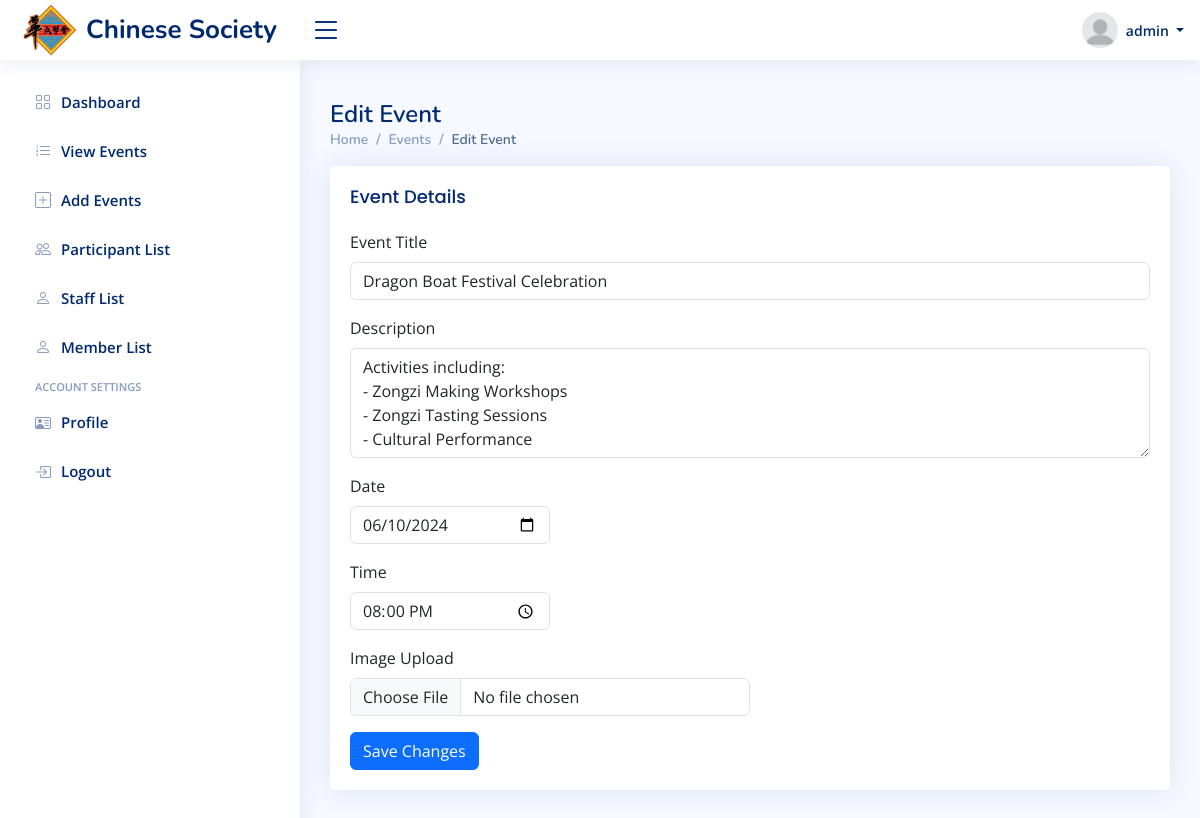
Screenshot of /Admin/edit-event.php?eventID=1 (signed in) with the database file from the repository.
### tables this page shows
CREATE TABLE `event` (
  `eventID` int(11) NOT NULL,
  `title` varchar(100) NOT NULL,
  `description` varchar(255) NOT NULL,
  `eventDate` date NOT NULL,
  `eventTime` time NOT NULL,
  `seatAvailability` int(11) NOT NULL,
  `image` varchar(255) NOT NULL
);

### Admin/edit-event.php (the view, shortened to what this page needs)
<?php
include('includes/header.php');
$eventID = $_GET['eventID'];
$query = "SELECT * FROM event WHERE eventID = $eventID";
$result = mysqli_query($conn, $query);
$event = mysqli_fetch_assoc($result);
?>
<div class="pagetitle">
    <h1>Edit Event</h1>
    <nav>
        <ol class="breadcrumb">
            <li class="breadcrumb-item"><a href="index.html">Home</a></li>
            <li class="breadcrumb-item"><a href="events.php">Events</a></li>
            <li class="breadcrumb-item active">Edit Event</li>
        </ol>
    </nav>
</div>
<div class="card">
    <div class="card-body">
        <h5 class="card-title">Event Details</h5>
        <form method="post" enctype="multipart/form-data">
            <div class="mb-3">
                <label for="title" class="form-label">Event Title</label>
                <input type="text" class="form-control" id="title" name="title" value="<?php echo $event['title']; ?>" required>
            </div>
            <div class="mb-3">
                <label for="description" class="form-label">Description</label>
                <textarea class="form-control" id="description" name="description" rows="4" required><?php echo $event['description']; ?></textarea>
            </div>
            <div class="mb-3">
                <label for="eventDate" class="form-label">Date</label>
                <input type="date" class="form-control" id="eventDate" name="eventDate" value="<?php echo $event['eventDate']; ?>" style="width: 200px;" required>
            </div>
            <div class="mb-3">
                <label for="eventTime" class="form-label">Time</label>
                <input type="time" class="form-control" id="eventTime" name="eventTime" value="<?php echo $event['eventTime']; ?>"style="width: 200px;" required>
            </div>
            <div class="mb-3">
                <label for="image" class="form-label">Image Upload</label>
                <input type="file" class="form-control" id="image" name="image" style="width: 400px">
            </div>
            <a href="event-list.php">
                <button type="submit" class="btn btn-primary" name="submit">Save Changes</button>
            </a>
        </form>
    </div>
</div>
<?php require_once('includes/footer.php'); ?>

### Admin/includes/navbar.php (shortened to what this page needs)
<?php
include 'config.php';
$adminID = $_SESSION['admin_id'];
$query = "SELECT * FROM admin WHERE adminID = '$adminID'";
$result = mysqli_query($conn, $query);
$user = array();
if($result && mysqli_num_rows($result) > 0){
    $user = mysqli_fetch_assoc($result);
}
?>
<header id="header" class="header fixed-top d-flex align-items-center">
    <div class="d-flex align-items-center justify-content-between">
        <a href="index.php" class="logo d-flex align-items-center">
            <img src="includes/img/logo.png" alt="logo">
            <span class="d-none d-lg-block">Chinese Society</span>
        </a>
        <i class="bi bi-list toggle-sidebar-btn"></i>
    </div>
    <nav class="header-nav ms-auto">
        <ul class="d-flex align-items-center">
            <li class="nav-item dropdown pe-3">
                <a class="nav-link nav-profile d-flex align-items-center pe-0" href="#" data-bs-toggle="dropdown">
                <img src="../Admin/images/<?php echo $user['pp']; ?>" alt="Profile" class="rounded-circle">
                    <span class="d-none d-md-block dropdown-toggle ps-2">
                    <?php
                        if (isset($_SESSION['admin_id'])) {
                            echo $_SESSION['user_name'];
                        }
                    ?>
                    </span>
                </a>
            </li>
        </ul>
    </nav>
</header>

### Admin/includes/css/style.css (style rules this page uses)
:root { scroll-behavior: smooth; }
body { font-family: "Open Sans", sans-serif; background: #f6f9ff; color: #444444; }
a { color: #4154f1; text-decoration: none; }
h1, h2, h3, h4, h5, h6 { font-family: "Nunito", sans-serif; }
.pagetitle { margin-bottom: 10px; }
.pagetitle h1 { font-size: 24px; margin-bottom: 0; font-weight: 600; color: #012970; }
.card { margin-bottom: 30px; border: none; border-radius: 5px; box-shadow: 0px 0 30px rgba(1, 41, 112, 0.1); }
.card-title { padding: 20px 0 15px 0; font-size: 18px; font-weight: 500; color: #012970; font-family: "Poppins", sans-serif; }
.card-body { padding: 0 20px 20px 20px; }
.breadcrumb { font-size: 14px; font-family: "Nunito", sans-serif; color: #899bbd; font-weight: 600; }
.breadcrumb a { color: #899bbd; transition: 0.3s; }
.breadcrumb .breadcrumb-item::before { color: #899bbd; }
.breadcrumb .active { color: #51678f; font-weight: 600; }
.logo { line-height: 1; }
@media (min-width: 1200px) { .logo { width: 280px; } }
.logo img { max-height: 60px; margin-right: 6px; }
.logo span { font-size: 26px; font-weight: 700; color: #012970; font-family: "Nunito", sans-serif; }
.header { transition: all 0.5s; z-index: 997; height: 60px; box-shadow: 0px 2px 20px rgba(1, 41, 112, 0.1); background-color: #fff; padding-left: 20px; }
.header .toggle-sidebar-btn { font-size: 32px; padding-left: 10px; cursor: pointer; color: #012970; }
.header-nav ul { list-style: none; }
.header-nav>ul { margin: 0; padding: 0; }
.header-nav .nav-profile { color: #012970; }
.header-nav .nav-profile img { max-height: 36px; }
.header-nav .nav-profile span { font-size: 14px; font-weight: 600; }

### rows the page displays
event: title "Dragon Boat Festival Celebration", description "Activities including: - Zongzi Making Workshops - Zongzi Tasting Sessions - Cultural Performance", eventDate "06/10/2024", eventTime "20:00:00"

### other values shown
$_SESSION['user_name'] "admin"
